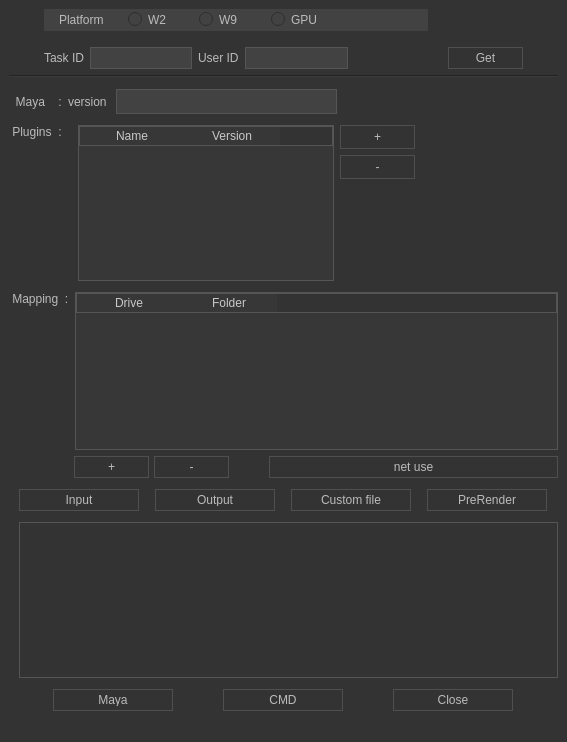
<?xml version="1.0" encoding="UTF-8"?>
<ui version="4.0">
 <class>MainWindow</class>
 <widget class="QMainWindow" name="MainWindow">
  <property name="geometry">
   <rect>
    <x>0</x>
    <y>0</y>
    <width>567</width>
    <height>742</height>
   </rect>
  </property>
  <property name="windowTitle">
   <string>MainWindow</string>
  </property>
  <property name="statusTip">
   <string/>
  </property>
  <property name="autoFillBackground">
   <bool>false</bool>
  </property>
  <property name="styleSheet">
   <string notr="true">/* === Shared === */
* {
    background-color: #333333;
    color: #BBBBBB;
    font-family: &quot;Segoe UI&quot;;
}

/* === QWidget === */
QWidget:window {
    background: #333333;
    color: #BBBBBB;
    font-family: &quot;Segoe UI&quot;;

}

/* === QPushButton === */
QPushButton {
    border: 1px solid #4f4f4f;
    padding: 4px;
    min-width: 65px;
    min-height: 12px;

}


/* =================== */
QLineEdit, QListView, QTreeView, QTableView, QAbstractSpinBox {
    background-color: rgb(66, 66, 66);
    color: #000;
    border: 1px solid #555;
}

QAbstractScrollArea, QLineEdit, QTextEdit, QAbstractSpinBox, QComboBox {
    border: 1px solid #555;
    color:rgb(200, 200, 200);
}

/* === QHeaderView === */
QHeaderView::section {
    height: 20px;
}

QHeaderView::section {
    background: rgb(55, 55, 55);
    border: 0;
    /*字体颜色*/
    color: rgb(200, 200, 200);
    padding-left: 4px;
}




QTableWidget{
    background: rgb(55, 55, 55);
    selection-background-color: rgb(77, 77, 77);
    font-family: &quot;Segoe UI&quot;;

}
</string>
  </property>
  <property name="animated">
   <bool>true</bool>
  </property>
  <property name="documentMode">
   <bool>false</bool>
  </property>
  <property name="dockNestingEnabled">
   <bool>false</bool>
  </property>
  <property name="unifiedTitleAndToolBarOnMac">
   <bool>false</bool>
  </property>
  <widget class="QWidget" name="centralwidget">
   <property name="styleSheet">
    <string notr="true"/>
   </property>
   <layout class="QVBoxLayout" name="verticalLayout">
    <item>
     <layout class="QHBoxLayout" name="RBGroupBox_horizontalLayout">
      <item>
       <spacer name="horizontalSpacer_9">
        <property name="orientation">
         <enum>Qt::Horizontal</enum>
        </property>
        <property name="sizeType">
         <enum>QSizePolicy::Fixed</enum>
        </property>
        <property name="sizeHint" stdset="0">
         <size>
          <width>35</width>
          <height>20</height>
         </size>
        </property>
       </spacer>
      </item>
      <item>
       <widget class="QGroupBox" name="RBgroupBox">
        <property name="enabled">
         <bool>true</bool>
        </property>
        <property name="minimumSize">
         <size>
          <width>0</width>
          <height>22</height>
         </size>
        </property>
        <property name="styleSheet">
         <string notr="true">    background-color: rgb(66, 66, 66);

 color: #BBBBBB;
	border: 1px solid rgb(66, 66, 66);
font-family: &quot;Segoe UI&quot;;</string>
        </property>
        <property name="title">
         <string/>
        </property>
        <property name="flat">
         <bool>false</bool>
        </property>
        <widget class="QWidget" name="layoutWidget">
         <property name="geometry">
          <rect>
           <x>10</x>
           <y>0</y>
           <width>281</width>
           <height>21</height>
          </rect>
         </property>
         <layout class="QHBoxLayout" name="grouprb_horizontalLayout">
          <property name="leftMargin">
           <number>1</number>
          </property>
          <item>
           <widget class="QLabel" name="Platform_Label">
            <property name="text">
             <string>Platform</string>
            </property>
           </widget>
          </item>
          <item>
           <widget class="QRadioButton" name="W2rb">
            <property name="text">
             <string>W2</string>
            </property>
           </widget>
          </item>
          <item>
           <widget class="QRadioButton" name="W9rb">
            <property name="text">
             <string>W9</string>
            </property>
           </widget>
          </item>
          <item>
           <widget class="QRadioButton" name="GPUrb">
            <property name="text">
             <string>GPU</string>
            </property>
           </widget>
          </item>
         </layout>
        </widget>
       </widget>
      </item>
      <item>
       <spacer name="horizontalSpacer_10">
        <property name="orientation">
         <enum>Qt::Horizontal</enum>
        </property>
        <property name="sizeType">
         <enum>QSizePolicy::Fixed</enum>
        </property>
        <property name="sizeHint" stdset="0">
         <size>
          <width>130</width>
          <height>20</height>
         </size>
        </property>
       </spacer>
      </item>
     </layout>
    </item>
    <item>
     <layout class="QHBoxLayout" name="ID_horizontalLayout">
      <property name="topMargin">
       <number>10</number>
      </property>
      <item>
       <spacer name="horizontalSpacer">
        <property name="orientation">
         <enum>Qt::Horizontal</enum>
        </property>
        <property name="sizeHint" stdset="0">
         <size>
          <width>40</width>
          <height>20</height>
         </size>
        </property>
       </spacer>
      </item>
      <item>
       <widget class="QLabel" name="TaskID">
        <property name="maximumSize">
         <size>
          <width>50</width>
          <height>25</height>
         </size>
        </property>
        <property name="text">
         <string>Task ID</string>
        </property>
       </widget>
      </item>
      <item>
       <widget class="QLineEdit" name="TaskID_lineEdit">
        <property name="maximumSize">
         <size>
          <width>16777215</width>
          <height>25</height>
         </size>
        </property>
       </widget>
      </item>
      <item>
       <widget class="QLabel" name="UserID">
        <property name="maximumSize">
         <size>
          <width>50</width>
          <height>25</height>
         </size>
        </property>
        <property name="text">
         <string>User ID</string>
        </property>
       </widget>
      </item>
      <item>
       <widget class="QLineEdit" name="UserID_lineEdit">
        <property name="maximumSize">
         <size>
          <width>16777215</width>
          <height>25</height>
         </size>
        </property>
       </widget>
      </item>
      <item>
       <spacer name="horizontalSpacer_2">
        <property name="orientation">
         <enum>Qt::Horizontal</enum>
        </property>
        <property name="sizeHint" stdset="0">
         <size>
          <width>100</width>
          <height>20</height>
         </size>
        </property>
       </spacer>
      </item>
      <item>
       <widget class="QPushButton" name="Get_Button">
        <property name="minimumSize">
         <size>
          <width>75</width>
          <height>22</height>
         </size>
        </property>
        <property name="maximumSize">
         <size>
          <width>60</width>
          <height>25</height>
         </size>
        </property>
        <property name="text">
         <string>Get</string>
        </property>
       </widget>
      </item>
      <item>
       <spacer name="horizontalSpacer_3">
        <property name="orientation">
         <enum>Qt::Horizontal</enum>
        </property>
        <property name="sizeHint" stdset="0">
         <size>
          <width>40</width>
          <height>20</height>
         </size>
        </property>
       </spacer>
      </item>
     </layout>
    </item>
    <item>
     <widget class="Line" name="line">
      <property name="orientation">
       <enum>Qt::Horizontal</enum>
      </property>
     </widget>
    </item>
    <item>
     <layout class="QHBoxLayout" name="maya_horizontalLayout">
      <property name="spacing">
       <number>6</number>
      </property>
      <property name="topMargin">
       <number>5</number>
      </property>
      <item>
       <widget class="QLabel" name="Maya_label">
        <property name="minimumSize">
         <size>
          <width>0</width>
          <height>25</height>
         </size>
        </property>
        <property name="text">
         <string>  Maya    :</string>
        </property>
       </widget>
      </item>
      <item>
       <widget class="QLabel" name="Version_label">
        <property name="minimumSize">
         <size>
          <width>0</width>
          <height>25</height>
         </size>
        </property>
        <property name="text">
         <string>version </string>
        </property>
       </widget>
      </item>
      <item>
       <widget class="QLineEdit" name="Version_lineEdit">
        <property name="minimumSize">
         <size>
          <width>0</width>
          <height>25</height>
         </size>
        </property>
        <property name="maximumSize">
         <size>
          <width>16777215</width>
          <height>25</height>
         </size>
        </property>
        <property name="text">
         <string/>
        </property>
       </widget>
      </item>
      <item>
       <spacer name="horizontalSpacer_4">
        <property name="orientation">
         <enum>Qt::Horizontal</enum>
        </property>
        <property name="sizeHint" stdset="0">
         <size>
          <width>40</width>
          <height>20</height>
         </size>
        </property>
       </spacer>
      </item>
     </layout>
    </item>
    <item>
     <layout class="QHBoxLayout" name="Plugins_horizontalLayout">
      <property name="topMargin">
       <number>5</number>
      </property>
      <item>
       <layout class="QVBoxLayout" name="Plugins_verticalLayout">
        <property name="rightMargin">
         <number>10</number>
        </property>
        <item>
         <widget class="QLabel" name="Plugins_label">
          <property name="text">
           <string> Plugins  :</string>
          </property>
         </widget>
        </item>
        <item>
         <spacer name="verticalSpacer_2">
          <property name="orientation">
           <enum>Qt::Vertical</enum>
          </property>
          <property name="sizeHint" stdset="0">
           <size>
            <width>20</width>
            <height>40</height>
           </size>
          </property>
         </spacer>
        </item>
       </layout>
      </item>
      <item>
       <widget class="QTableWidget" name="Plugins_tableWidget">
        <property name="styleSheet">
         <string notr="true"/>
        </property>
        <column>
         <property name="text">
          <string>Name</string>
         </property>
        </column>
        <column>
         <property name="text">
          <string>Version</string>
         </property>
        </column>
       </widget>
      </item>
      <item>
       <layout class="QVBoxLayout" name="Plugins_verticalLayout2">
        <item>
         <widget class="QPushButton" name="Plugins_add">
          <property name="text">
           <string>+</string>
          </property>
         </widget>
        </item>
        <item>
         <widget class="QPushButton" name="Plugins_reduce">
          <property name="text">
           <string>-</string>
          </property>
         </widget>
        </item>
        <item>
         <spacer name="verticalSpacer_4">
          <property name="orientation">
           <enum>Qt::Vertical</enum>
          </property>
          <property name="sizeHint" stdset="0">
           <size>
            <width>20</width>
            <height>40</height>
           </size>
          </property>
         </spacer>
        </item>
       </layout>
      </item>
      <item>
       <spacer name="horizontalSpacer_5">
        <property name="orientation">
         <enum>Qt::Horizontal</enum>
        </property>
        <property name="sizeHint" stdset="0">
         <size>
          <width>20</width>
          <height>20</height>
         </size>
        </property>
       </spacer>
      </item>
     </layout>
    </item>
    <item>
     <layout class="QVBoxLayout" name="Mapping_verticalLayout_2">
      <item>
       <layout class="QHBoxLayout" name="horizontalLayout_2">
        <property name="topMargin">
         <number>5</number>
        </property>
        <item>
         <layout class="QVBoxLayout" name="Mapping_verticalLayout">
          <item>
           <widget class="QLabel" name="Mapping_label">
            <property name="text">
             <string> Mapping  :</string>
            </property>
           </widget>
          </item>
          <item>
           <spacer name="verticalSpacer_3">
            <property name="orientation">
             <enum>Qt::Vertical</enum>
            </property>
            <property name="sizeHint" stdset="0">
             <size>
              <width>20</width>
              <height>40</height>
             </size>
            </property>
           </spacer>
          </item>
         </layout>
        </item>
        <item>
         <widget class="QTableWidget" name="Mapping_tableWidget">
          <column>
           <property name="text">
            <string>Drive</string>
           </property>
          </column>
          <column>
           <property name="text">
            <string>Folder</string>
           </property>
          </column>
         </widget>
        </item>
       </layout>
      </item>
      <item>
       <layout class="QHBoxLayout" name="horizontalLayout">
        <property name="spacing">
         <number>0</number>
        </property>
        <item>
         <spacer name="horizontalSpacer_6">
          <property name="orientation">
           <enum>Qt::Horizontal</enum>
          </property>
          <property name="sizeType">
           <enum>QSizePolicy::Fixed</enum>
          </property>
          <property name="sizeHint" stdset="0">
           <size>
            <width>65</width>
            <height>20</height>
           </size>
          </property>
         </spacer>
        </item>
        <item>
         <widget class="QPushButton" name="Mapping_add">
          <property name="minimumSize">
           <size>
            <width>75</width>
            <height>22</height>
           </size>
          </property>
          <property name="maximumSize">
           <size>
            <width>40</width>
            <height>22</height>
           </size>
          </property>
          <property name="sizeIncrement">
           <size>
            <width>0</width>
            <height>0</height>
           </size>
          </property>
          <property name="text">
           <string>+</string>
          </property>
         </widget>
        </item>
        <item>
         <spacer name="horizontalSpacer_8">
          <property name="orientation">
           <enum>Qt::Horizontal</enum>
          </property>
          <property name="sizeType">
           <enum>QSizePolicy::Fixed</enum>
          </property>
          <property name="sizeHint" stdset="0">
           <size>
            <width>5</width>
            <height>20</height>
           </size>
          </property>
         </spacer>
        </item>
        <item>
         <widget class="QPushButton" name="Mapping_reduce">
          <property name="enabled">
           <bool>true</bool>
          </property>
          <property name="minimumSize">
           <size>
            <width>75</width>
            <height>22</height>
           </size>
          </property>
          <property name="maximumSize">
           <size>
            <width>40</width>
            <height>22</height>
           </size>
          </property>
          <property name="text">
           <string>-</string>
          </property>
         </widget>
        </item>
        <item>
         <spacer name="horizontalSpacer_7">
          <property name="orientation">
           <enum>Qt::Horizontal</enum>
          </property>
          <property name="sizeType">
           <enum>QSizePolicy::Fixed</enum>
          </property>
          <property name="sizeHint" stdset="0">
           <size>
            <width>40</width>
            <height>20</height>
           </size>
          </property>
         </spacer>
        </item>
        <item>
         <widget class="QPushButton" name="Mapping_netuse">
          <property name="minimumSize">
           <size>
            <width>75</width>
            <height>22</height>
           </size>
          </property>
          <property name="sizeIncrement">
           <size>
            <width>0</width>
            <height>0</height>
           </size>
          </property>
          <property name="baseSize">
           <size>
            <width>0</width>
            <height>0</height>
           </size>
          </property>
          <property name="text">
           <string>net use</string>
          </property>
         </widget>
        </item>
       </layout>
      </item>
     </layout>
    </item>
    <item>
     <layout class="QHBoxLayout" name="path_horizontalLayout">
      <property name="topMargin">
       <number>5</number>
      </property>
      <item>
       <widget class="QPushButton" name="Input_Button">
        <property name="minimumSize">
         <size>
          <width>75</width>
          <height>22</height>
         </size>
        </property>
        <property name="maximumSize">
         <size>
          <width>120</width>
          <height>16777215</height>
         </size>
        </property>
        <property name="text">
         <string>Input</string>
        </property>
       </widget>
      </item>
      <item>
       <widget class="QPushButton" name="Output_Button">
        <property name="minimumSize">
         <size>
          <width>75</width>
          <height>22</height>
         </size>
        </property>
        <property name="maximumSize">
         <size>
          <width>120</width>
          <height>16777215</height>
         </size>
        </property>
        <property name="text">
         <string>Output</string>
        </property>
       </widget>
      </item>
      <item>
       <widget class="QPushButton" name="Customfile_Button">
        <property name="minimumSize">
         <size>
          <width>75</width>
          <height>22</height>
         </size>
        </property>
        <property name="maximumSize">
         <size>
          <width>120</width>
          <height>16777215</height>
         </size>
        </property>
        <property name="text">
         <string>Custom file</string>
        </property>
       </widget>
      </item>
      <item>
       <widget class="QPushButton" name="PreRender_Button">
        <property name="minimumSize">
         <size>
          <width>75</width>
          <height>22</height>
         </size>
        </property>
        <property name="maximumSize">
         <size>
          <width>120</width>
          <height>16777215</height>
         </size>
        </property>
        <property name="text">
         <string>PreRender</string>
        </property>
       </widget>
      </item>
     </layout>
    </item>
    <item>
     <spacer name="verticalSpacer">
      <property name="orientation">
       <enum>Qt::Vertical</enum>
      </property>
      <property name="sizeHint" stdset="0">
       <size>
        <width>20</width>
        <height>40</height>
       </size>
      </property>
     </spacer>
    </item>
    <item>
     <layout class="QHBoxLayout" name="TextCMD_horizontalLayout">
      <item>
       <spacer name="horizontalSpacer_11">
        <property name="orientation">
         <enum>Qt::Horizontal</enum>
        </property>
        <property name="sizeType">
         <enum>QSizePolicy::Fixed</enum>
        </property>
        <property name="sizeHint" stdset="0">
         <size>
          <width>10</width>
          <height>20</height>
         </size>
        </property>
       </spacer>
      </item>
      <item>
       <widget class="QTextEdit" name="TextCMD">
        <property name="enabled">
         <bool>true</bool>
        </property>
        <property name="toolTipDuration">
         <number>-1</number>
        </property>
        <property name="frameShape">
         <enum>QFrame::StyledPanel</enum>
        </property>
        <property name="lineWidth">
         <number>1</number>
        </property>
       </widget>
      </item>
     </layout>
    </item>
    <item>
     <layout class="QHBoxLayout" name="execute_horizontalLayout">
      <property name="topMargin">
       <number>5</number>
      </property>
      <item>
       <widget class="QPushButton" name="Maya_Button">
        <property name="minimumSize">
         <size>
          <width>75</width>
          <height>22</height>
         </size>
        </property>
        <property name="maximumSize">
         <size>
          <width>120</width>
          <height>16777215</height>
         </size>
        </property>
        <property name="text">
         <string>Maya</string>
        </property>
       </widget>
      </item>
      <item>
       <widget class="QPushButton" name="CMD_Button">
        <property name="minimumSize">
         <size>
          <width>75</width>
          <height>22</height>
         </size>
        </property>
        <property name="maximumSize">
         <size>
          <width>120</width>
          <height>16777215</height>
         </size>
        </property>
        <property name="text">
         <string>CMD</string>
        </property>
       </widget>
      </item>
      <item>
       <widget class="QPushButton" name="Close_Button">
        <property name="minimumSize">
         <size>
          <width>75</width>
          <height>22</height>
         </size>
        </property>
        <property name="maximumSize">
         <size>
          <width>120</width>
          <height>16777215</height>
         </size>
        </property>
        <property name="text">
         <string>Close</string>
        </property>
       </widget>
      </item>
     </layout>
    </item>
   </layout>
  </widget>
  <widget class="QMenuBar" name="menubar">
   <property name="geometry">
    <rect>
     <x>0</x>
     <y>0</y>
     <width>567</width>
     <height>21</height>
    </rect>
   </property>
  </widget>
  <widget class="QStatusBar" name="statusbar"/>
 </widget>
 <resources/>
 <connections/>
</ui>
